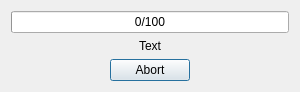
<?xml version="1.0" encoding="UTF-8"?>
<ui version="4.0">
 <class>Dialog</class>
 <widget class="QDialog" name="Dialog">
  <property name="geometry">
   <rect>
    <x>0</x>
    <y>0</y>
    <width>300</width>
    <height>87</height>
   </rect>
  </property>
  <property name="minimumSize">
   <size>
    <width>300</width>
    <height>0</height>
   </size>
  </property>
  <property name="windowTitle">
   <string>Processing...</string>
  </property>
  <layout class="QVBoxLayout" name="verticalLayout">
   <item>
    <widget class="QProgressBar" name="progressBar">
     <property name="minimum">
      <number>0</number>
     </property>
     <property name="maximum">
      <number>100</number>
     </property>
     <property name="value">
      <number>0</number>
     </property>
     <property name="textVisible">
      <bool>true</bool>
     </property>
     <property name="invertedAppearance">
      <bool>false</bool>
     </property>
     <property name="textDirection">
      <enum>QProgressBar::TopToBottom</enum>
     </property>
     <property name="format">
      <string>%v/%m</string>
     </property>
    </widget>
   </item>
   <item>
    <widget class="QLabel" name="label">
     <property name="text">
      <string>Text</string>
     </property>
     <property name="alignment">
      <set>Qt::AlignCenter</set>
     </property>
    </widget>
   </item>
   <item>
    <layout class="QHBoxLayout" name="horizontalLayout">
     <item>
      <widget class="QPushButton" name="abortButton">
       <property name="sizePolicy">
        <sizepolicy hsizetype="Fixed" vsizetype="Fixed">
         <horstretch>0</horstretch>
         <verstretch>0</verstretch>
        </sizepolicy>
       </property>
       <property name="text">
        <string>Abort</string>
       </property>
      </widget>
     </item>
    </layout>
   </item>
  </layout>
 </widget>
 <resources/>
 <connections/>
</ui>
